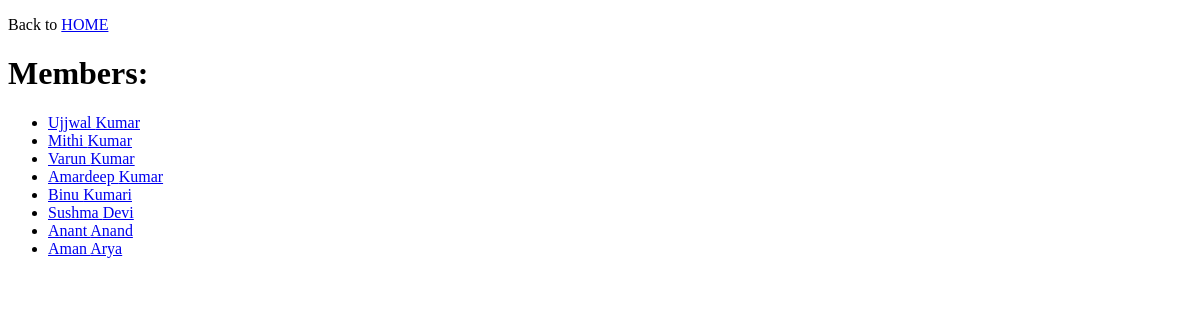
Before: /members/ with the older database file.
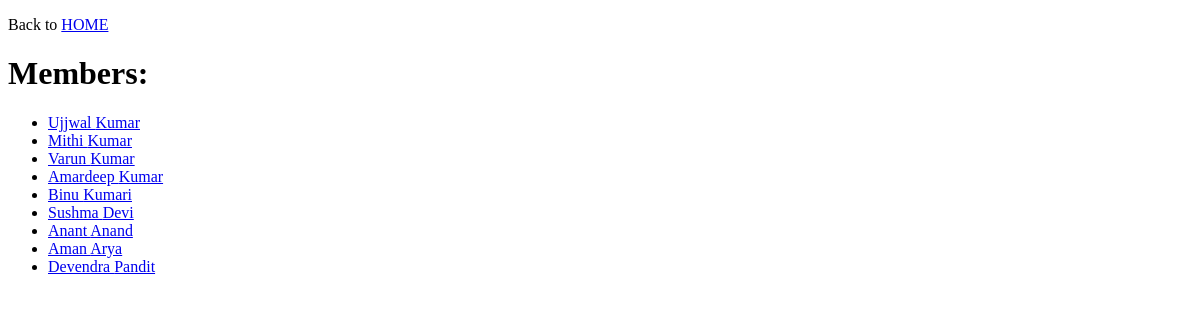
After: the same page with the newer database file.
### members/models.py (models this page shows, shortened)
class Member(models.Model):
    first_name = models.CharField(max_length=255)
    last_name = models.CharField(max_length=255)
    dob = models.DateField(null=True)
    phone = models.IntegerField(null=True)
    gender = models.CharField(max_length=12, null=True)
    address = models.CharField(max_length=255, null=True)

### members/views.py (the view)
# urls.py: path('members/', views.member, name='members'),
def member(request):
    mymembers = Member.objects.all().values()
    template = loader.get_template('all_members.html')
    context = {
        "mymembers": mymembers,
    }
    return HttpResponse(template.render(context,request))

### members/templates/all_members.html (shortened to what this page needs)
{% extends "master.html" %}
{% block content %}
<p>Back to <a href="/">HOME</a></p>
<h1>Members:</h1>
<ul>
    {% for member in mymembers %}
    <li><a href="details/{{member.id}}">{{member.first_name}} {{member.last_name}}</a></li>
    {% endfor %}
</ul>
{% endblock %}

Changed rows visible on the page:
added Member: first_name "Devendra", last_name "Pandit"
